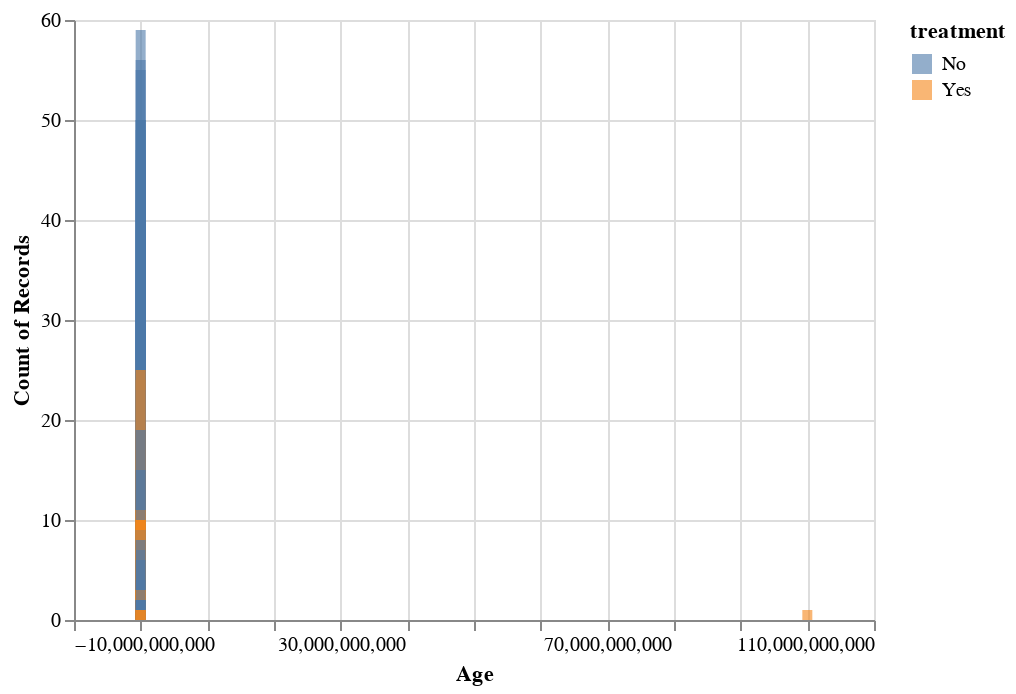

Here is the notebook cell this chart was saved with:
### Markdown cell above
Finally, We'll check the Age column - the only numerical column -  in the dataset

### Code cell
alt.Chart(train_df).mark_bar(opacity=0.6).encode(
    alt.X('Age:Q'),
    alt.Y('count()'),
    alt.Color('treatment')
)

### Figure 1 — Vega-Lite specification as saved in the notebook (floating-point values rounded to 4 significant figures; data arrays with more than 128 entries replaced by an {"elided": "..."} marker saying what was removed)
{"config": {"view": {"continuousWidth": 400, "continuousHeight": 300}}, "data": {"name": "data-338b92ac2f3a5375ec6d834c9d1c8950"}, "mark": {"type": "bar", "opacity": 0.6}, "encoding": {"color": {"type": "nominal", "field": "treatment"}, "x": {"type": "quantitative", "field": "Age"}, "y": {"type": "quantitative", "aggregate": "count"}}, "$schema": "https://vega.github.io/schema/vega-lite/v4.8.1.json", "datasets": {"data-338b92ac2f3a5375ec6d834c9d1c8950": {"elided": "881 records"}}}
